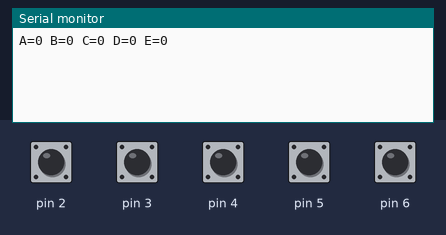
Simulated run of this sketch. Board: Arduino Uno, built with avr-gcc and run on an emulated ATmega328P. Parts: the last lines printed to the serial monitor. Inputs (shaded band) come from the test bench; at power-on: pin 2–6 HIGH.

Above: at 1.2 s.
1.3 s: pin 2 pulled LOW for 0.15 s
At 2.1 s:
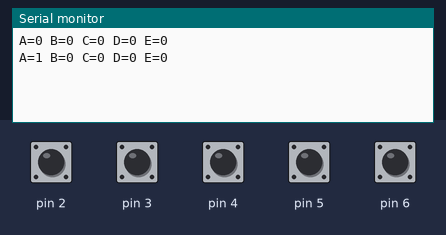
2.9 s: pin 3 pulled LOW for 0.15 s
At 3.4 s:
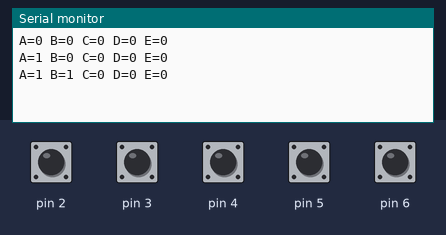
4.5 s: pin 4 pulled LOW for 0.15 s
At 5.7 s:
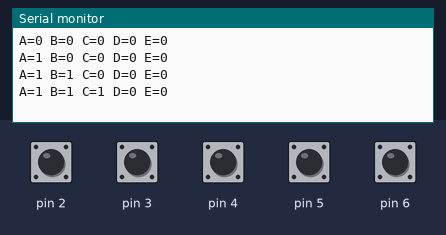
6.1 s: pin 5 pulled LOW for 0.15 s
At 7.0 s:
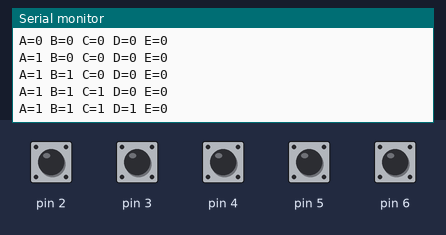
7.7 s: pin 6 pulled LOW for 0.15 s
At 8.2 s:
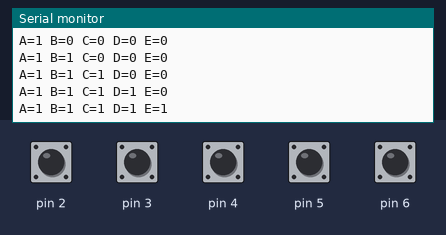
9.3 s: pin 2 pulled LOW for 1 s
At 10.6 s:
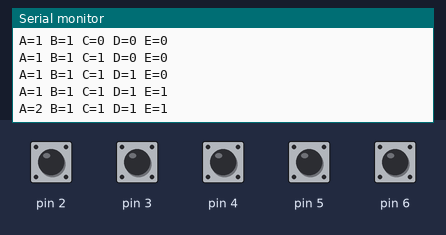
Timing chart, 0 to 12.3 s (numbered marks = the images above; inputs shaded):
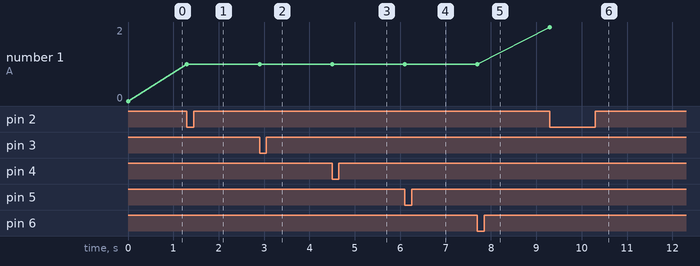

Measured:
- after the input at 1.3 s, the serial monitor: prints a new line at once (image 1)
- after the input at 2.9 s, the serial monitor: prints a new line at once (image 2)
- after the input at 4.5 s, the serial monitor: prints a new line at once (image 3)
- after the input at 6.1 s, the serial monitor: prints a new line at once (image 4)
- after the input at 7.7 s, the serial monitor: prints a new line at once (image 5)
- after the input at 9.3 s, the serial monitor: prints a new line at once (image 6)
- plotted number 1: 0 → 1 after the input at 1.3 s, 1 → 2 after the input at 9.3 s

The sketch:

CODE.ino
```cpp
int A_count=0;
int B_count=0;
int C_count=0;
int D_count=0;
int E_count=0;


void setup() {

  Serial.begin(9600);
  pinMode(2, INPUT_PULLUP);
  pinMode(3, INPUT_PULLUP);
  pinMode(4, INPUT_PULLUP);
  pinMode(5, INPUT_PULLUP);
  pinMode(6, INPUT_PULLUP);
  Serial.print("A="),Serial.print("0"),
  Serial.print(" B="),Serial.print("0"),
  Serial.print(" C="),Serial.print("0"),
  Serial.print(" D="),Serial.print("0"),
  Serial.print(" E="),Serial.println("0");


}

void loop()
{
int A_state = digitalRead(2);
int B_state = digitalRead(3);
int C_state = digitalRead(4);
int D_state = digitalRead(5);
int E_state = digitalRead(6);

if (A_state ==0){
    A_count ++;

}
else
{}
if (B_state ==0){
    B_count ++;

}
else
{}
if (C_state ==0){
    C_count ++;

}
else
{}
if (D_state ==0){
    D_count ++;

}
else
{}if (E_state ==0){
      E_count ++;
}
else
{}
  if (A_state ==0 || B_state ==0 || C_state ==0 || D_state ==0 || E_state ==0 )
  {Serial.print("A="),Serial.print(A_count),
  Serial.print(" B="),Serial.print(B_count),
  Serial.print(" C="),Serial.print(C_count),
  Serial.print(" D="),Serial.print(D_count),
  Serial.print(" E="),Serial.println(E_count);
  delay (1000);

  }
  else
  {}
}
```
